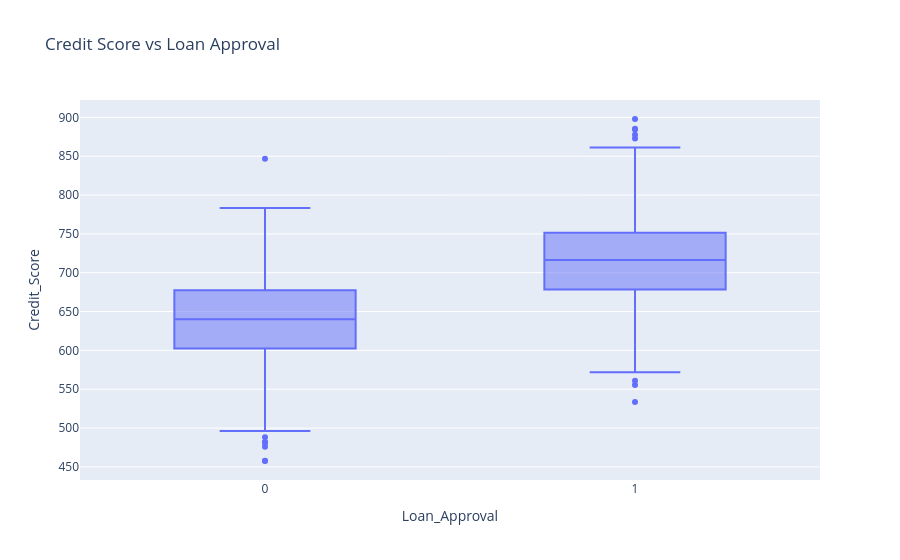

Source (notebook cell):
### Code cell
fig = px.box(
    df,
    x='Loan_Approval',
    y='Credit_Score',
    title='Credit Score vs Loan Approval'
)
fig.show()

### Figure 1 — Plotly figure (JSON) as saved in the notebook; plotly's stock layout.template omitted (floating-point values rounded to 4 significant figures; data arrays with more than 128 entries replaced by an {"elided": "..."} marker saying what was removed)
{"data": [{"alignmentgroup": "True", "hovertemplate": "Loan_Approval=%{x}<br>Credit_Score=%{y}<extra></extra>", "legendgroup": "", "marker": {"color": "#636efa"}, "name": "", "notched": false, "offsetgroup": "", "orientation": "v", "showlegend": false, "type": "box", "x": {"elided": "1500 int values"}, "x0": " ", "xaxis": "x", "y": {"elided": "1500 float values"}, "y0": " ", "yaxis": "y"}], "layout": {"boxmode": "group", "legend": {"tracegroupgap": 0}, "title": {"text": "Credit Score vs Loan Approval"}, "xaxis": {"anchor": "y", "domain": [0, 1], "title": {"text": "Loan_Approval"}}, "yaxis": {"anchor": "x", "domain": [0, 1], "title": {"text": "Credit_Score"}}}}
